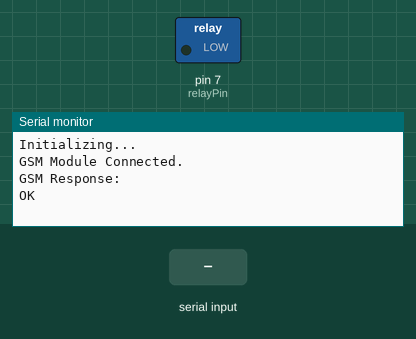
Recording of a sketch running on a simulated Arduino Uno, built with avr-gcc and run on an emulated ATmega328P. Parts: switched loads named in the sketch (green lamp = pin HIGH), the last lines printed to the serial monitor. The test bench sets the inputs (shaded band). The modem accepts every AT command (registered, SIM ready, sends succeed) and sends nothing else.

Above: at 3.2 s.
3.3 s: "+CLIP:" received over the second serial link
At 5.5 s:
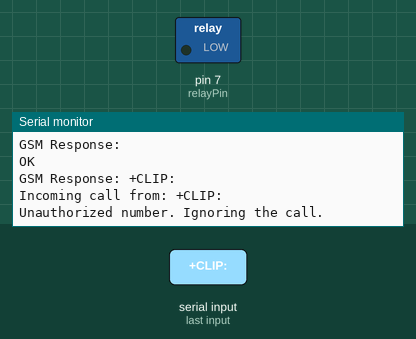
5.8 s: "1" received over the second serial link
At 7.5 s:
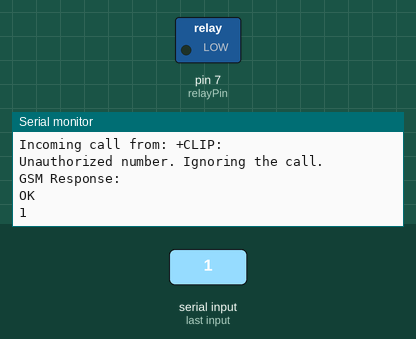

Measured:
- after the input at 3.3 s, the serial monitor: prints a new line after 1.0 s (image 1)
- after the input at 5.8 s, the serial monitor: prints a new line after 1.0 s (image 2)

The sketch:

opening_to_authorised.ino
```cpp
#include <SoftwareSerial.h>

// Pins for GSM Module
SoftwareSerial gsm(10, 11); // RX, TX

// Pin for Relay
const int relayPin = 7;

// Whitelisted numbers
String allowedNumbers[] = {"+359879896662"}; // Replace with valid numbers
int allowedCount = 1; // Total numbers in the list

void setup() {
  Serial.begin(9600);     // Debugging
  gsm.begin(9600);        // GSM Module communication
  pinMode(relayPin, OUTPUT);
  digitalWrite(relayPin, LOW); // Ensure the relay is off initially

  Serial.println("Initializing...");
  gsm.println("AT"); // Check GSM module
  delay(1000);

  if (gsm.find("OK")) {
    Serial.println("GSM Module Connected.");
  } else {
    Serial.println("GSM Module Failed to Connect.");
    while (1);
  }

  // Enable caller ID notification
  gsm.println("AT+CLIP=1");
  delay(1000);
}

void loop() {
  // Check for incoming data from GSM module
  if (gsm.available()) {
    String response = gsm.readString();
    Serial.println("GSM Response: " + response);

    // Check for an incoming call
    if (response.indexOf("+CLIP:") != -1) {
      String callerNumber = extractPhoneNumber(response);
      Serial.println("Incoming call from: " + callerNumber);

      // Validate the caller's number
      if (isAllowedNumber(callerNumber)) {
        Serial.println("Number authorized. Turning on the relay.");
        digitalWrite(relayPin, HIGH); // Turn on relay
        delay(5000);                 // Keep relay on for 5 seconds
        digitalWrite(relayPin, LOW); // Turn off relay
        Serial.println("Relay turned off.");
      } else {
        Serial.println("Unauthorized number. Ignoring the call.");
      }

      // End the call
      gsm.println("ATH");
      delay(1000);
    }
  }
}

// Function to extract phone number from the GSM response
String extractPhoneNumber(String response) {
  int startIndex = response.indexOf("\"") + 1; // Start of the phone number
  int endIndex = response.indexOf("\"", startIndex); // End of the phone number
  return response.substring(startIndex, endIndex);
}

// Function to check if the number is in the allowed list
bool isAllowedNumber(String number) {
  for (int i = 0; i < allowedCount; i++) {
    if (allowedNumbers[i] == number) {
      return true;
    }
  }
  return false;
}
```
